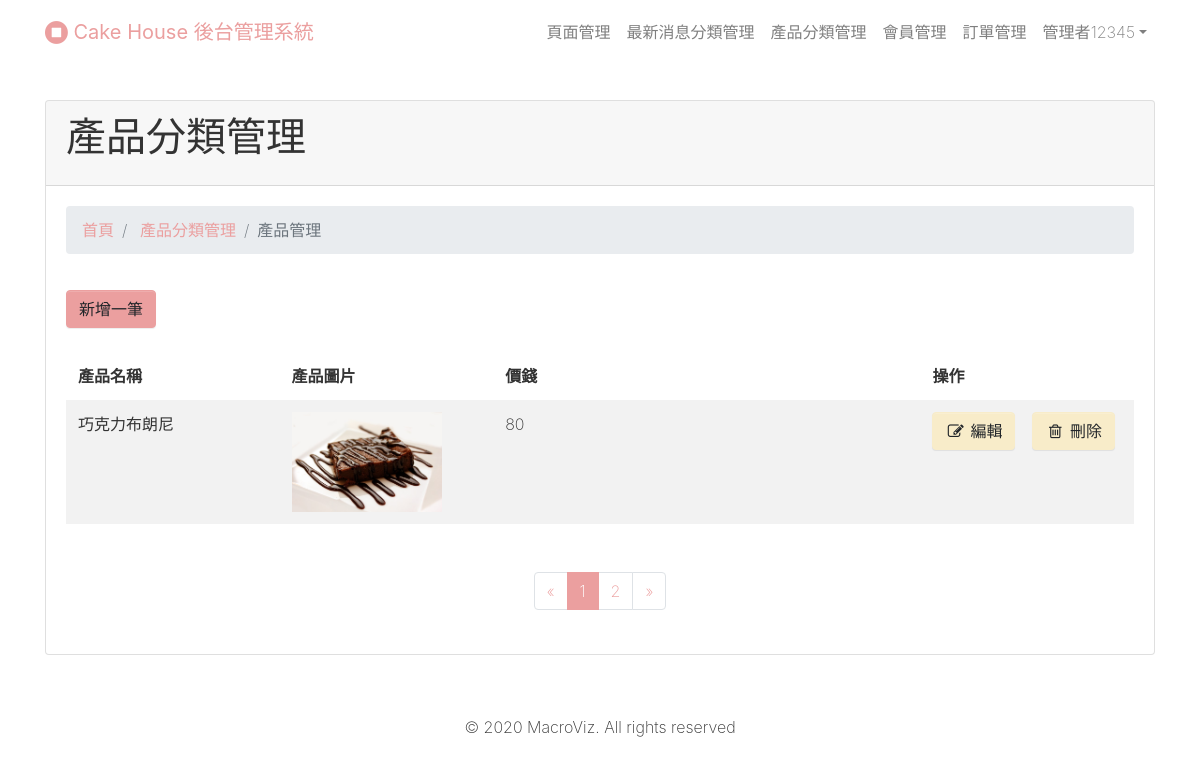
Page /admin/products/list.php?categoryID=2 (signed in) on the committed database.
### tables this page shows
CREATE TABLE `products` (
  `productID` int(11) NOT NULL,
  `product_categoryID` int(11) NOT NULL,
  `picture` varchar(255) DEFAULT NULL,
  `name_date` varchar(255) NOT NULL,
  `description` text NOT NULL,
  `price` int(11) NOT NULL,
  `created_at` varchar(255) DEFAULT NULL,
  `updated_at` varchar(255) DEFAULT NULL
);

### admin/products/list.php (the view, shortened to what this page needs)
<?php require_once('../../connection/connection.php'); ?>
<?php
$limit = 5;
if(isset($_GET['page'])){
  $page = $_GET['page'];
}else{
  $page = 1;
}
$start_form = ($page-1) * $limit;
$query = $db->query("SELECT * FROM products WHERE product_categoryID = ".$_GET['categoryID']." ORDER BY picture DESC LIMIT ".$start_form.",".$limit);
$all_products = $query->fetchAll(PDO::FETCH_ASSOC);
?>
<!DOCTYPE html>
<html>
<?php require_once('../layouts/head.php'); ?>
<body style="">
<?php require_once('../layouts/navbar.php'); ?>
  <div class="py-4">
    <div class="container">
      <div class="row">
        <div class="col-md-12">
          <div class="card">
            <div class="card-header">
              <h1>產品分類管理</h1>
            </div>
            <div class="card-body">
              <ul class="breadcrumb mb-2">
                <li class="breadcrumb-item"> <a href="#">首頁</a> </li>
                <li class="breadcrumb-item"> <a href="../product_categories/list.php">產品分類管理</a> </li>
                <li class="breadcrumb-item active">產品管理</li>
              </ul>
              <div class="row">
                <div class="col-md-12 my-3"><a class="btn btn-primary" href="create.php?categoryID=<?php echo $_GET['categoryID'];?>">新增一筆</a></div>
              </div>
              <div class="table-responsive">
                <table class="table table-striped table-borderless">
                  <thead>
                    <tr>
                      <th scope="col" >產品名稱</th>
                      <th scope="col" >產品圖片</th>
                      <th scope="col" >價錢</th>
                      <th scope="col" width="20%">操作</th>
                    </tr>
                  </thead>
                  <tbody>
                  <?php foreach($all_products as $products){ ?>
                    <tr>
                      <td scope="row" width="20%"><?php echo $products['name_date']; ?></td>
                      <td scope="row" width="20%"><img src="../../uploads/products/<?php echo $products['picture']; ?>" alt="" width="150"></td>
                      <td scope="row"><?php echo $products['price']; ?></td>
                      <td>
                        <a class="btn btn-secondary" href="edit.php?categoryID=<?php echo $_GET['categoryID'];?>&gproductID=<?php echo $products['productID'];?>"><i class="fa fa-pencil-square-o fa-fw"></i>&nbsp;編輯</a>
                        <a class="btn btn-secondary ml-2" onclick="if(!confirm('是否確定刪除此筆資料?刪除後無法回復')){return false;};" href="delete.php?categoryID=<?php echo $_GET['categoryID'];?>&gproductID=<?php echo $products['productID']; ?>"><i class="fa fa-fw fa-trash-o"></i>&nbsp;刪除</a>
                      </td>
                    </tr>
                  <?php } ?>
                  </tbody>
                </table>
              </div>
              <?php
               $query2 = $db->query("SELECT * FROM products");
               $date =  $query2->fetchAll(PDO::FETCH_ASSOC);
               $total_pages = ceil(count($date)/$limit);
              ?>
                  <ul class="pagination my-3 justify-content-center">
                    <li class="page-item"> <a class="page-link" href="list.php?categoryID=<?php echo $_GET['categoryID'];?>&page=<?php echo $page-1; ?>"> <span>«</span></a> </li>
                    <?php for($i = 1;$i <= $total_pages; $i++){ ?>
                    <?php if ($page ==$i) {?>
                       <li class="page-item active">
                    <?php }else{?>
                      <li class="page-item">
                    <?php }?>
                    <a class="page-link" href="list.php?categoryID=<?php echo $_GET['categoryID'];?>&page=<?php echo $i; ?>"><?php echo $i ;?></a> </li>
                    <?php } ?>
                    <li class="page-item"> <a class="page-link" href="list.php?categoryID=<?php echo $_GET['categoryID'];?>&page=<?php echo $page+1;?>"> <span>»</span></a> </li>
                  </ul>
            </div>
          </div>
        </div>
      </div>
    </div>
  </div>
  <?php require_once('../layouts/footer.php'); ?>
</body>
</html>

### rows in the picture
products: name_date "巧克力布朗尼", picture (picture), price "80"

### other values in the picture
$_SESSION['user'] "12345"
